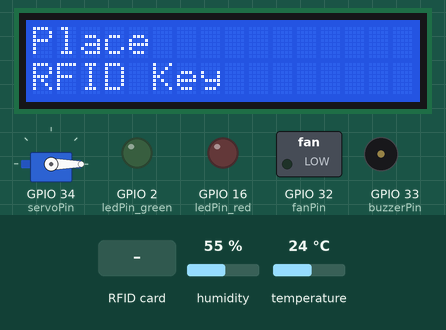
Simulated run of this sketch. Board: ESP32. On the bench: servo, 16×2 character LCD, switched loads named in the sketch (green lamp = pin HIGH), output pins drawn as LEDs (lit = HIGH), buzzer (waves = sounding, pin HIGH). The inputs (shaded band) are chosen by the test bench; at power-on: humidity 55 %, temperature 24 °C. What the sketch prints to the serial monitor is not drawn.

Above: at 4.3 s.
4.4 s: RFID card D3 3E EF A0 held to the reader
At 4.49 s:
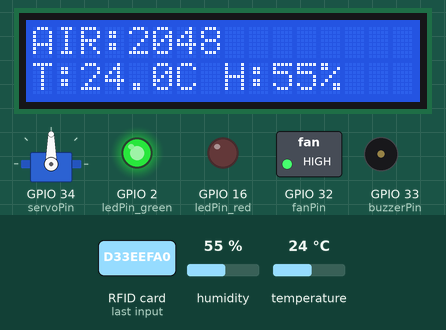
6.0 s: RFID card 5E 7A 19 C4 held to the reader
At 6.06 s:
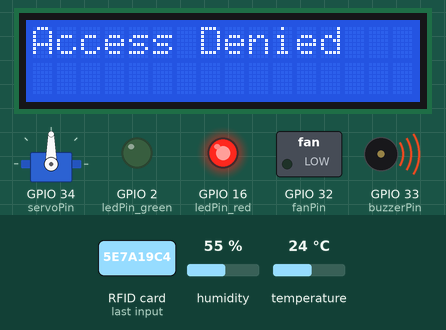
7.5 s: RFID card D3 3E EF A0 held to the reader
At 7.56 s:
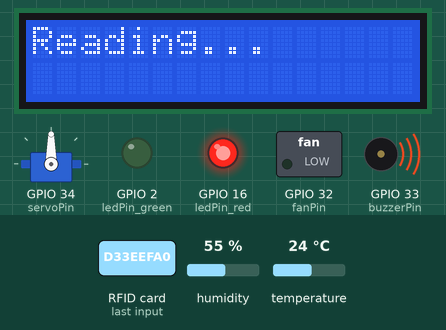
Timing chart, 0 to 10.5 s (numbered marks = the images above; inputs shaded):
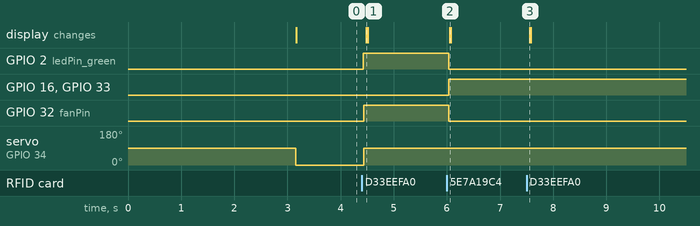

Measured:
- after the input at 4.4 s, GPIO 2 (ledPin_green), GPIO 32 (fanPin): LOW → HIGH at once; servo on GPIO 34 (servoPin): 0° → 90° at once; the display: changes after 0.09 s (image 1)
- after the input at 6.0 s, GPIO 2 (ledPin_green), GPIO 32 (fanPin): HIGH → LOW at once; GPIO 16 (ledPin_red), GPIO 33 (buzzerPin): LOW → HIGH at once; the display: changes after 0.06 s (image 2)
- after the input at 7.5 s, the display: changes after 0.06 s (image 3)

The sketch:

sketch_jul23a.ino
```cpp
#include <LiquidCrystal_I2C.h>
#include <DHT.h>
#include <ESP32Servo.h>
#include <SPI.h>
#include <MFRC522.h>

// Pin Definitions
#define buzzerPin 33
#define ledPin_red 16
#define ledPin_green 2
#define dhtPin 26
#define DHT_TYPE DHT11
#define SS_PIN 21
#define RST_PIN 22
#define mqPin 15
#define fanPin 32
#define servoPin 34

// Object Instantiations
MFRC522 rfid(SS_PIN, RST_PIN);
Servo servo;
LiquidCrystal_I2C lcd(0x27, 16, 2);
DHT dht(dhtPin, DHT_TYPE);

// Variables
unsigned long previousMillis = 0;
int displayState = 0;
byte authorizedUID[4] = {0xD3, 0x3E, 0xEF, 0xA0};  // Authorized RFID tag UID
bool doorOpen = false;
String doorStatus = "Closed";

void setup() {
  Serial.begin(115200);

  SPI.begin();
  rfid.PCD_Init();
  servo.attach(servoPin);
  dht.begin();

  pinMode(buzzerPin, OUTPUT);
  pinMode(ledPin_red, OUTPUT);
  pinMode(ledPin_green, OUTPUT);
  pinMode(fanPin, OUTPUT);
  pinMode(mqPin, INPUT);

  lcd.init();
  lcd.backlight();
  lcd.setCursor(0, 0);
  lcd.print("Night Hack");
  lcd.setCursor(0, 1);
  lcd.print("IEEE CAS");
  delay(3000);
  lcd.clear();

  servo.write(0);  // Initial door position
  Serial.println("Place authorized RFID tag to open the door.");
}

void loop() {
  //Show message on LCD
  lcd.setCursor(0, 0);
  lcd.print("Place         ");
  lcd.setCursor(0, 1);
  lcd.print("RFID Key      ");

  // Wait for RFID tag
  if (!rfid.PICC_IsNewCardPresent() || !rfid.PICC_ReadCardSerial()) {
    // delay(100);
    return;
  }

  // Check UID
  bool authorized = true;
  for (byte i = 0; i < 4; i++) {
    if (rfid.uid.uidByte[i] != authorizedUID[i]) {
      authorized = false;
      break;
    }
  }

  lcd.clear();
  lcd.setCursor(0, 0);
  lcd.print("Reading...");

  if (authorized) {
    if (!doorOpen) {
      Serial.println("Access Granted: Door opened!");
      digitalWrite(buzzerPin,LOW);
      digitalWrite(ledPin_green,HIGH);
      lcd.clear();
      lcd.setCursor(0, 0);
      lcd.print("DOOR");
      lcd.setCursor(0, 1);
      lcd.print("OPEN");
      servo.write(90);
      doorOpen = true;
      doorStatus = "Open";

      digitalWrite(fanPin, HIGH);

      int airAnalog = analogRead(mqPin);

      if (airAnalog <= 2500) {
        digitalWrite(ledPin_red, LOW);
        digitalWrite(ledPin_green, HIGH);
        digitalWrite(buzzerPin, LOW);
      } else {
        digitalWrite(ledPin_red, HIGH);
        digitalWrite(ledPin_green, LOW);
        digitalWrite(buzzerPin, HIGH);
      }

      float h = dht.readHumidity();
      float t = dht.readTemperature();
      float roundedTemp = round(t * 10) / 10.0;

      if (isnan(h) || isnan(t)) {
        Serial.println(F("Failed to read from DHT sensor!"));
        return;
      }

      Serial.print(F("Humidity: "));
      Serial.print(h);
      Serial.print(F("%  Temperature: "));
      Serial.print(roundedTemp);
      Serial.println(F("°C"));

      unsigned long currentMillis = millis();
      if (currentMillis - previousMillis >= 3000) {
         previousMillis = currentMillis;
         // lcd.clear();
         if (displayState == 0) {
           lcd.setCursor(0, 0);
           lcd.print("AIR:");
           lcd.print(airAnalog);

           lcd.setCursor(0, 1);
           lcd.print("T:");
           lcd.print(roundedTemp, 1);
           lcd.print("C H:");
           lcd.print(h, 0);
           lcd.print("%");

           displayState = 1;
         } else {
           lcd.setCursor(0, 0);
           lcd.print("DOOR STATUS:");
           lcd.setCursor(0, 1);
           lcd.print(doorStatus);
           displayState = 0;
         }
       }

    } else {
      Serial.println("Door already open.");
    }

  } else {
    Serial.println("Access Denied: Unauthorized tag.");
    digitalWrite(ledPin_red,HIGH);
    digitalWrite(buzzerPin,HIGH);
    digitalWrite(ledPin_green,LOW);
    digitalWrite(fanPin, LOW);
    lcd.clear();
    lcd.setCursor(0, 0);
    lcd.print("Access Denied");
  }
}
```
